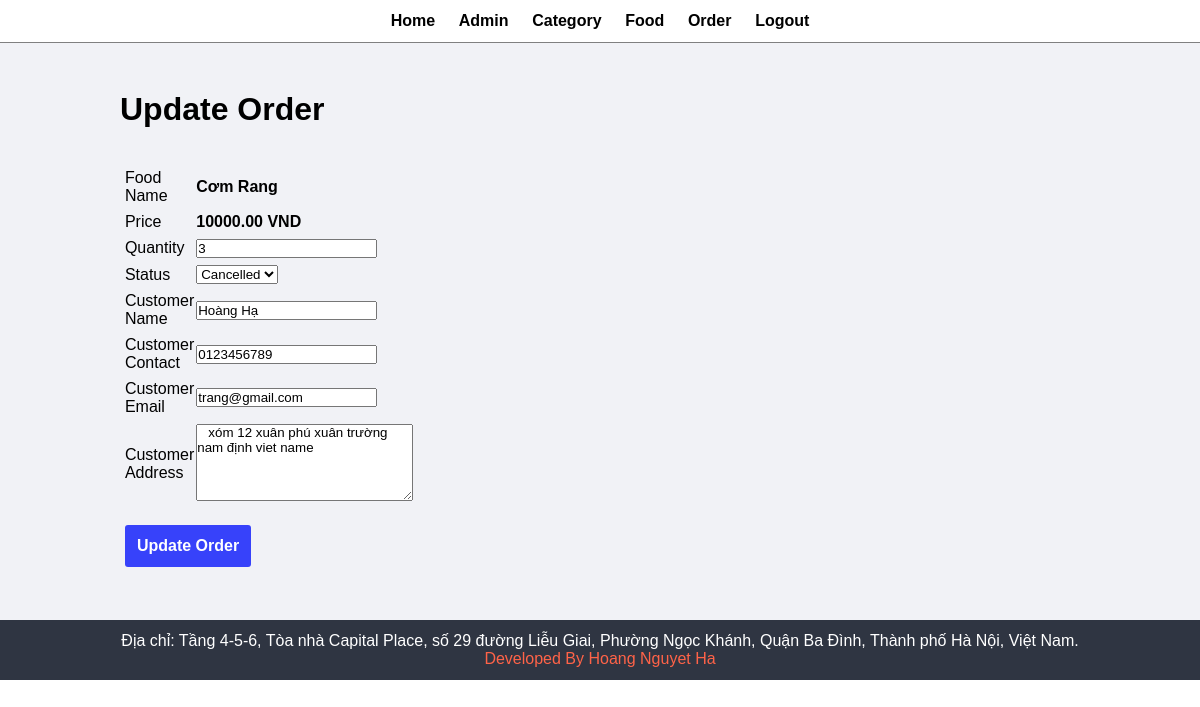
Screenshot of /admin/update_order.php?id=5 (signed in) with the database file from the repository.
### tables this page shows
CREATE TABLE `tbl_order` (
  `id` int(10) UNSIGNED NOT NULL,
  `food` varchar(50) NOT NULL,
  `price` decimal(10,2) NOT NULL,
  `qty` int(50) NOT NULL,
  `total` decimal(10,2) NOT NULL,
  `order_date` datetime NOT NULL,
  `status` varchar(50) NOT NULL,
  `customer_name` varchar(50) NOT NULL,
  `customer_contact` varchar(50) NOT NULL,
  `customer_email` varchar(50) NOT NULL,
  `customer_address` varchar(50) NOT NULL
);

### admin/update_order.php (the view, shortened to what this page needs)
<?php include("detail/menu.php"); ?>
<div class="main-content">
    <div class="wrapper">
        <h1>Update Order</h1>
        <br><br>
        <?php
            if(isset($_GET['id'])) {
                $id = $_GET['id'];
                $sql = "SELECT * FROM tbl_order WHERE id = $id";
                $res = mysqli_query($conn , $sql);
                $count = mysqli_num_rows($res);
                if ($count == 1) {
                    $row = mysqli_fetch_assoc($res);
                    $food = $row['food'];
                    $price = $row['price'];
                    $qty = $row['qty'];
                    $status = $row['status'];
                    $customer_name = $row['customer_name'];
                    $customer_contact = $row['customer_contact'];
                    $customer_email = $row['customer_email'];
                    $customer_address = $row['customer_address'];
                }else{
                    header('location: '.SITEURL.'admin/manage_order.php');
                }
            }else{
                header('location: '.SITEURL.'admin/manage_order.php');
            }
        ?>
        <form action="" method="post" enctype="multipart/form-data">
            <table class="tbl-30">
                <tr>
                    <td>Food Name</td>
                    <td>
                        <b> <?php echo $food;?> </b>
                     </td>
                </tr>
                <tr>
                    <td>Price</td>
                    <td>
                        <b> <?php echo $price;?> VND </b>
                    </td>
                </tr>
                <tr>
                    <td>Quantity</td>
                    <td>
                        <input type="number" name="qty" value="<?php echo $qty;?>">
                    </td>
                </tr>
                <tr>
                    <td>Status</td>
                    <td>
                        <select name="status" >
                            <option <?php if($status == 'Cancelled'){echo 'Selected';}?>  value="Cancelled">Cancelled</option>
                        </select>
                    </td>
                </tr>
                <tr>
                    <td>Customer Name</td>
                    <td>
                        <input type="text" name="customer_name" value="<?php echo $customer_name;?>">
                    </td>
                </tr>
                <tr>
                    <td>Customer Contact</td>
                    <td>
                        <input type="text" name="customer_contact" value="<?php echo $customer_contact;?>">
                    </td>
                </tr>
                <tr>
                    <td>Customer Email</td>
                    <td>
                        <input type="text" name="customer_email" value="<?php echo $customer_email;?>">
                    </td>
                </tr>
                <tr>
                    <td>Customer Address</td>
                    <td>
                        <textarea name="customer_address" id="" cols="25" rows="5"> <?php echo $customer_address;?> </textarea>
                    </td>
                </tr>
                <tr>
                    <td colspan="2">
                        <input type="submit" name="submit" value="Update Order" class="btn-primary" style="padding: 12px; margin-top: 12px;">
                    </td>
                </tr>
            </table>
        </form>
    </div>
</div>
<?php include("detail/footer.php"); ?>

### css/admin.css (style rules this page uses)
* { margin: 0; padding: 0; font-family: Arial, Helvetica, sans-serif; }
.wrapper { padding: 1%; width: 80%; margin: 0 auto; }
.tbl-30 { width: 30%; }
table tr td { padding: 1% ; }
.btn-primary { background-color: #3742fa ; padding: 1%; font-size: 16px; font-weight: 600; color: white; text-decoration: none; font-weight: 600; border: none; border-radius: 3px; cursor: pointer; }
.main-content { background-color:#f1f2f6; padding: 3% 0; }

### rows the page displays
tbl_order: food "Cơm Rang", price "10000.00", qty "3", customer_name "Hoàng Hạ", customer_contact "0123456789", customer_email "trang@gmail.com", customer_address "xóm 12 xuân phú xuân trường nam định viet name"
